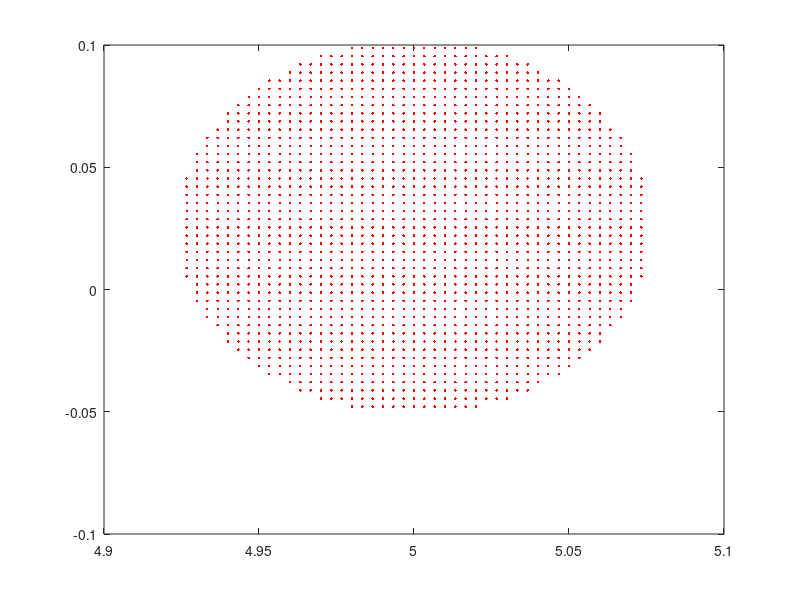

Recreate this plot in MATLAB.
%% ---------------------------------------------------------------------
%%
%% Copyright (c) 2019 - 2019 by the IBAMR developers
%% All rights reserved.
%%
%% This file is part of IBAMR.
%%
%% IBAMR is free software and is distributed under the 3-clause BSD
%% license. The full text of the license can be found in the file
%% COPYRIGHT at the top level directory of IBAMR.
%%
%% ---------------------------------------------------------------------

%% Filename : Cylinder2d_cubic.m

clf
clear all;
clc;
%% Mesh parameters.
Lx = 10.0; Ly = 2.0;
Ny = 75*2^3; Nx = 5*Ny;
dx = Lx/Nx; dy = Ly/Ny;


%% disk parameters.
h = dx;
X_shift = Lx/2.0; Y_shift = 0.0254;  
%h/16 to put marker away from grid lines on second level
%The markers are symmetric on single level (by taking odd #cells)
X_com = 0.0;
Y_com = 0.0;

%% write out the points.

counter = 0;
radius = 0.0762;
Npts = ceil(radius/h);

%1st quadrant
idx = 0; 
for j = 1:Npts
    y = Y_com + (j)*h;
    for i = 1:Npts
        x = X_com + (i)*h;
        
        dist2 = (x-X_com)^2 + (y-Y_com)^2;
        if (dist2 <= radius^2)
            idx = idx+1;
            X_first(idx) = x; 
            Y_first(idx) = y; 
        end
    end
end
quad_pts = idx;

%2nd quadrant
idx = 0;
for k = 1:quad_pts
            x = X_first(k);
            y = Y_first(k);
          
            idx = idx+1;
            X_second(idx) = -x; 
            Y_second(idx) = y; 
end

%3rd quadrant
idx  = 0;
for k = 1:quad_pts
            x = X_first(k);
            y = Y_first(k);
          
            idx = idx+1;
            X_third(idx) = -x; 
            Y_third(idx) = -y; 
end

%4th quadrant
idx  = 0;
for k = 1:quad_pts
            x = X_first(k);
            y = Y_first(k);
          
            idx = idx+1;
            X_fourth(idx) = x; 
            Y_fourth(idx) = -y; 
end

%X-axis
idx = 0;
for k = -Npts+1:Npts-1
            x = X_com + k*h;
            y = Y_com;
          
            idx = idx+1;
            X_xaxis(idx) = x; 
            Y_xaxis(idx) = y; 
end

%Y-axis
idx = 0;
for k = -Npts+1:Npts-1
            x = X_com;
            y = Y_com + k*h;
          
            idx = idx+1;
            X_yaxis(idx) = x; 
            Y_yaxis(idx) = y; 
end

%%

X_array = [X_first,X_second,X_third,X_fourth,X_xaxis,X_yaxis];
Y_array = [Y_first,Y_second,Y_third,Y_fourth,Y_xaxis,Y_yaxis];

X_array = X_array + X_shift;
Y_array = Y_array + Y_shift;
    
%% plot the coordinates
clf
plot(X_first, Y_first, 'r.');
hold on;
plot(X_second, Y_second, 'k.');
hold on;
plot(X_third, Y_third, 'g.');
hold on;
plot(X_fourth, Y_fourth, 'c.');
hold on;
plot(X_xaxis, Y_xaxis, 'ro');
hold on;
plot(X_yaxis, Y_yaxis, 'ko');
hold on;
axis('equal')
hold off;


%% write the coordinates in the file
fid = fopen('cylinder2d.vertex','wt');
fprintf(fid,'%d\n', length(X_array));
for i = 1:length(X_array)
    fprintf(fid,'%f\t%f\n',X_array(i),Y_array(i));
end
fclose(fid); 

%% plot the disk

clf
plot(X_array, Y_array, 'r.');